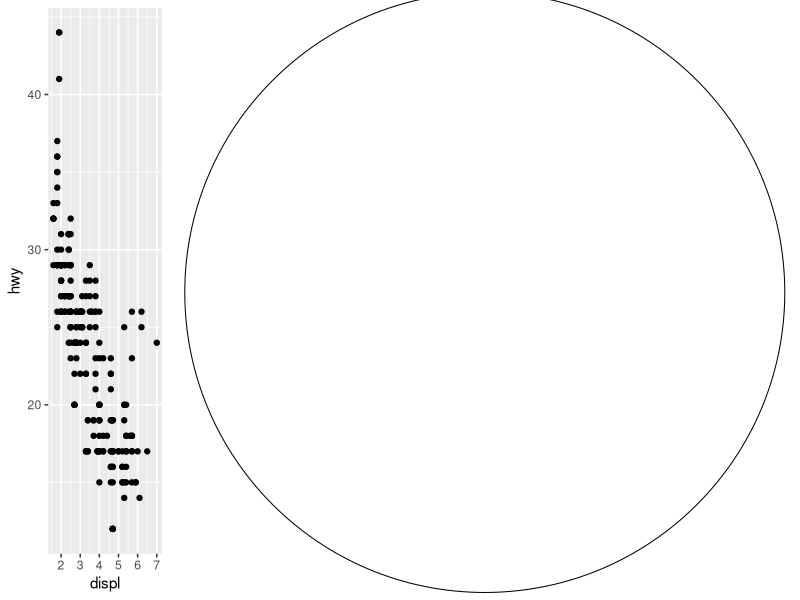
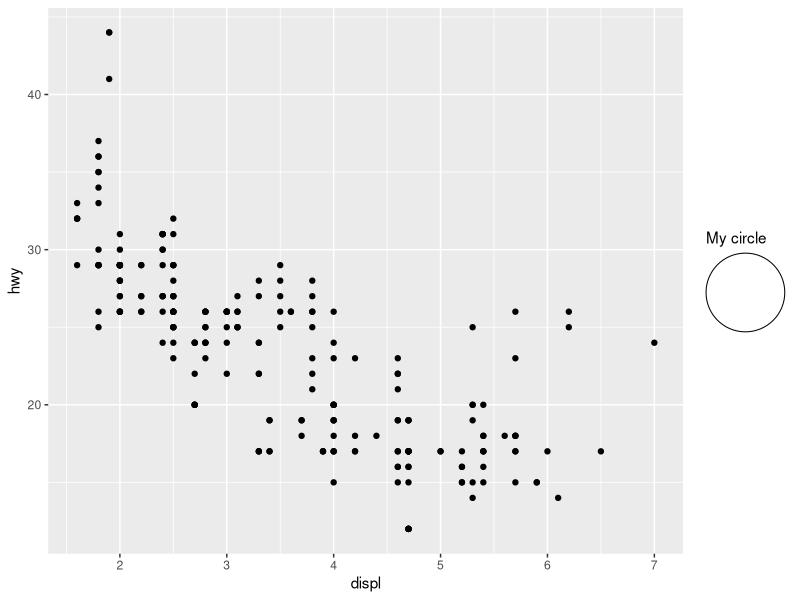
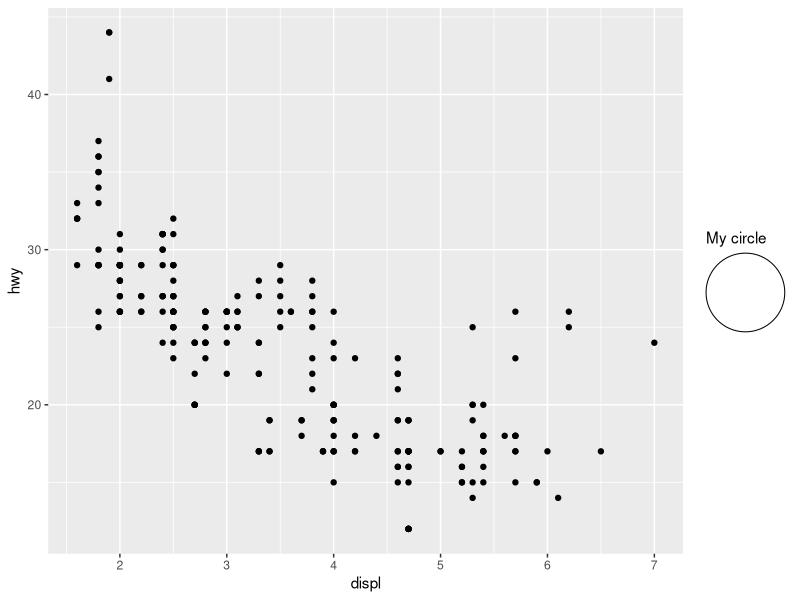

The R script that drew these images, in order:
# r2py crawler metadata
# package: ggplot2
# source_type: rd_example
# topic: guide_custom.Rd
# source_file: C:\Users\bened\AppData\Local\R\win-library\4.5\ggplot2\help
# lines: 23

suppressPackageStartupMessages(library(ggplot2))
# A standard plot
p <- ggplot(mpg, aes(displ, hwy)) +
  geom_point()

# Define a graphical object
circle <- grid::circleGrob()

# Rendering a grob as a guide
p + guides(custom = guide_custom(circle, title = "My circle"))

# Controlling the size of the grob defined in relative units
p + guides(custom = guide_custom(
  circle, title = "My circle",
  width = unit(2, "cm"), height = unit(2, "cm"))
)

# Size of grobs in absolute units is taken directly without the need to
# set these manually
p + guides(custom = guide_custom(
  title = "My circle",
  grob = grid::circleGrob(r = unit(1, "cm"))
))
